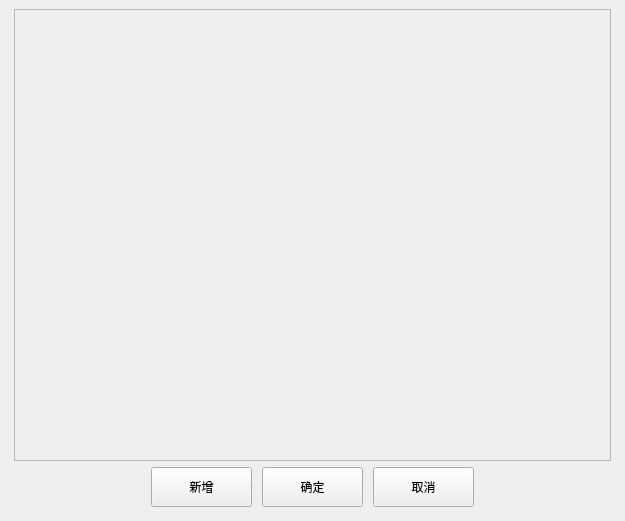
<?xml version="1.0" encoding="UTF-8"?>
<ui version="4.0">
 <class>linshi_cook</class>
 <widget class="QDialog" name="linshi_cook">
  <property name="geometry">
   <rect>
    <x>0</x>
    <y>0</y>
    <width>625</width>
    <height>521</height>
   </rect>
  </property>
  <property name="windowTitle">
   <string>Dialog</string>
  </property>
  <layout class="QVBoxLayout" name="verticalLayout_2">
   <property name="leftMargin">
    <number>9</number>
   </property>
   <property name="topMargin">
    <number>9</number>
   </property>
   <property name="rightMargin">
    <number>9</number>
   </property>
   <property name="bottomMargin">
    <number>9</number>
   </property>
   <item>
    <layout class="QVBoxLayout" name="verticalLayout">
     <property name="leftMargin">
      <number>5</number>
     </property>
     <property name="rightMargin">
      <number>5</number>
     </property>
     <property name="bottomMargin">
      <number>5</number>
     </property>
     <item>
      <widget class="QFrame" name="frame">
       <property name="sizePolicy">
        <sizepolicy hsizetype="Expanding" vsizetype="Expanding">
         <horstretch>0</horstretch>
         <verstretch>0</verstretch>
        </sizepolicy>
       </property>
       <property name="frameShape">
        <enum>QFrame::StyledPanel</enum>
       </property>
       <property name="frameShadow">
        <enum>QFrame::Raised</enum>
       </property>
      </widget>
     </item>
     <item>
      <layout class="QHBoxLayout" name="horizontalLayout">
       <property name="spacing">
        <number>10</number>
       </property>
       <item>
        <spacer name="horizontalSpacer">
         <property name="orientation">
          <enum>Qt::Horizontal</enum>
         </property>
         <property name="sizeHint" stdset="0">
          <size>
           <width>40</width>
           <height>20</height>
          </size>
         </property>
        </spacer>
       </item>
       <item>
        <widget class="QPushButton" name="pushButton_15">
         <property name="sizePolicy">
          <sizepolicy hsizetype="Fixed" vsizetype="Fixed">
           <horstretch>0</horstretch>
           <verstretch>0</verstretch>
          </sizepolicy>
         </property>
         <property name="minimumSize">
          <size>
           <width>101</width>
           <height>40</height>
          </size>
         </property>
         <property name="focusPolicy">
          <enum>Qt::NoFocus</enum>
         </property>
         <property name="text">
          <string>新增</string>
         </property>
         <property name="outer_stylesheet" stdset="0">
          <string>pushbutton</string>
         </property>
        </widget>
       </item>
       <item>
        <widget class="QPushButton" name="pushButton_7">
         <property name="sizePolicy">
          <sizepolicy hsizetype="Fixed" vsizetype="Fixed">
           <horstretch>0</horstretch>
           <verstretch>0</verstretch>
          </sizepolicy>
         </property>
         <property name="minimumSize">
          <size>
           <width>101</width>
           <height>40</height>
          </size>
         </property>
         <property name="focusPolicy">
          <enum>Qt::NoFocus</enum>
         </property>
         <property name="text">
          <string>确定</string>
         </property>
         <property name="outer_stylesheet" stdset="0">
          <string>pushbutton</string>
         </property>
        </widget>
       </item>
       <item>
        <widget class="QPushButton" name="pushButton_14">
         <property name="sizePolicy">
          <sizepolicy hsizetype="Fixed" vsizetype="Fixed">
           <horstretch>0</horstretch>
           <verstretch>0</verstretch>
          </sizepolicy>
         </property>
         <property name="minimumSize">
          <size>
           <width>101</width>
           <height>40</height>
          </size>
         </property>
         <property name="focusPolicy">
          <enum>Qt::NoFocus</enum>
         </property>
         <property name="text">
          <string>取消</string>
         </property>
         <property name="outer_stylesheet" stdset="0">
          <string>pushbutton</string>
         </property>
        </widget>
       </item>
       <item>
        <spacer name="horizontalSpacer_2">
         <property name="orientation">
          <enum>Qt::Horizontal</enum>
         </property>
         <property name="sizeHint" stdset="0">
          <size>
           <width>40</width>
           <height>20</height>
          </size>
         </property>
        </spacer>
       </item>
      </layout>
     </item>
    </layout>
   </item>
  </layout>
 </widget>
 <resources/>
 <connections/>
</ui>
